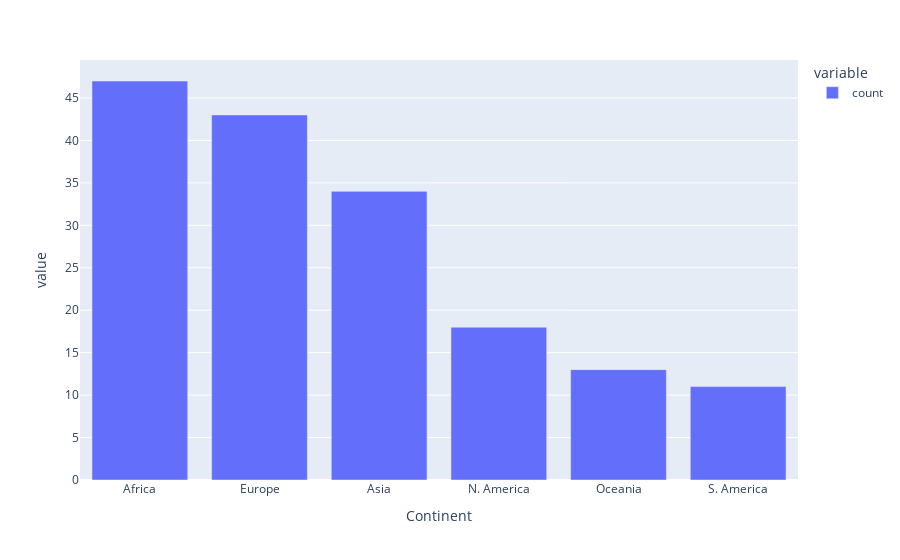

Notebook code for this chart:
### Markdown cell above
You are likely familiar with histograms. A histogram collects continuous data into bins, then plots this binned data. Each bin reflects the density of datapoints with values that lie between the left and right ends of the bin.

### Code cell
px.bar(continent)

### Figure 1 — Plotly figure (JSON) as saved in the notebook; plotly's stock layout.template omitted (floating-point values rounded to 4 significant figures)
{"data": [{"alignmentgroup": "True", "hovertemplate": "variable=count<br>Continent=%{x}<br>value=%{y}<extra></extra>", "legendgroup": "count", "marker": {"color": "#636efa", "pattern": {"shape": ""}}, "name": "count", "offsetgroup": "count", "orientation": "v", "showlegend": true, "textposition": "auto", "type": "bar", "x": ["Africa", "Europe", "Asia", "N. America", "Oceania", "S. America"], "xaxis": "x", "y": [47, 43, 34, 18, 13, 11], "yaxis": "y"}], "layout": {"barmode": "relative", "legend": {"title": {"text": "variable"}, "tracegroupgap": 0}, "margin": {"t": 60}, "xaxis": {"anchor": "y", "domain": [0, 1], "title": {"text": "Continent"}}, "yaxis": {"anchor": "x", "domain": [0, 1], "title": {"text": "value"}}}}
